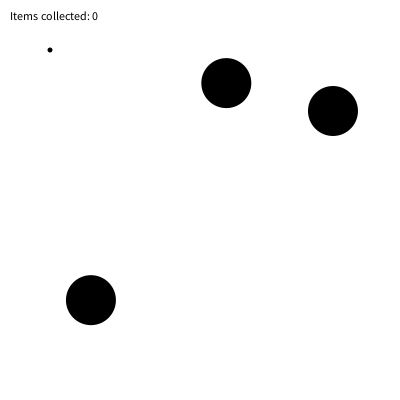
Frame 1 (no input)
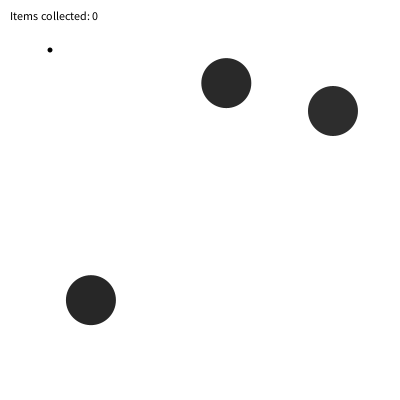
Frame 60 (the mouse pressed at the canvas centre just before this capture)
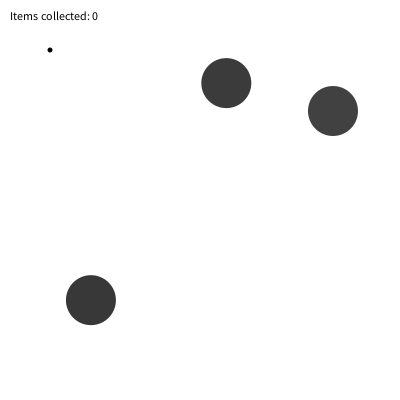
Frame 120 (the mouse held since frame 60 and released just before this capture)

The Processing sketch that drew these frames (run headless with seeded random() and noise(); from frame 60 on, the mouse is pressed at the canvas centre):

// Processing sketch: item_collecting3
// ── item_collecting3.pde
/*  
 item_collecting3
 Game Building Blocks for Processing
 (c) 2013–2017 Brad Tober [http://www.bradtober.com]
 Licensed under The MIT License
 */

boolean shape1 = true;                                           // whether shape1 is visible or not
boolean shape2 = true;                                           // whether shape2 is visible or not
boolean shape3 = true;                                           // whether shape3 is visible or not
float x1, x2, x3, y1, y2, y3;                                    // x and y positions of shapes
int shape1timer;                                                 // the length of time shape1 will remain alive, set randomly in setup()
int shape2timer;                                                 // the length of time shape2 will remain alive, set randomly in setup()
int shape3timer;                                                 // the length of time shape3 will remain alive, set randomly in setup()
float startTime;                                                 // the starting time for the timer
int radius = 25;                                                 // radius of shapes
int shapeCount = 0;                                              // counter to track how many shapes have been collected
int missedShapes = 0;                                            // counter to track how many shapes have disappeared without being collected

int playerX = 50;                                                // starting x position for the collector
int playerY = 50;                                                // starting y position for the collector
int incVal = 10;                                                 // number of pixels each key press will move the collector

void setup() {
  size(400, 400);
  smooth();
  noStroke();
  x1 = random(0, width - radius * 2);                            // set random initial x position for shape1
  x2 = random(0, width - radius * 2);                            // set random initial x position for shape2
  x3 = random(0, width - radius * 2);                            // set random initial x position for shape3
  y1 = random(0, height - radius * 2);                           // set random initial y position for shape1
  y2 = random(0, height - radius * 2);                           // set random initial y position for shape2
  y3 = random(0, height - radius * 2);                           // set random initial y position for shape3
  shape1timer = int(random(10000, 20000));                       // set a random length of time shape1 will be alive, from 10 to 20 seconds
  shape2timer = int(random(10000, 20000));                       // set a random length of time shape2 will be alive, from 10 to 20 seconds
  shape3timer = int(random(10000, 20000));                       // set a random length of time shape2 will be alive, from 10 to 20 seconds
  startTime = millis();                                          // start the timer
  println("Use the keyboard to collect all three shapes before they fade away!");
}

void draw() {
  background(255);
  if (shape1) {                                                  // if shape1 is visible
    if (millis() - startTime < shape1timer) {                    // if shape1 is still alive
      fill((((millis() - startTime)/shape1timer)) * 255);        // set the fill value proportional to the amount of life left
    } else {                                                     // otherwise, when time is up
      fill(255);
      shape1 = false;                                            // shape1 should no longer be visible
      missedShapes++;                                            // increase the number of missed shapes
    }
    ellipse(x1, y1, radius * 2, radius * 2);                     // draw shape1
    if (playerX > x1 - radius && playerX < x1 + radius && playerY > y1 - radius && playerY < y1 + radius) {              // if the collector intersects shape1
      shape1 = false;                                            // hide shape1 because it has been collected
      shapeCount++;                                              // increase the number of shapes collected
    }
  }
  if (shape2) {                                                  // if shape2 is visible
    if (millis() - startTime < shape2timer) {                    // if shape2 is still alive
      fill((((millis() - startTime)/shape2timer)) * 255);        // set the fill value proportional to the amount of life left
    } else {                                                     // otherwise, when time is up
      fill(255);
      shape2 = false;                                            // shape2 should no longer be visible
      missedShapes++;                                            // increase the number of missed shapes
    }
    ellipse(x2, y2, radius * 2, radius * 2);                     // draw shape2
    if (playerX > x2 - radius && playerX < x2 + radius && playerY > y2 - radius && playerY < y2 + radius) {              // if the collector intersects shape2
      shape2 = false;                                            // hide shape2 because it has been collected
      shapeCount++;                                              // increase the number of shapes collected
    }
  }
  if (shape3) {                                                  // if shape3 is visible
    if (millis() - startTime < shape3timer) {                    // if shape3 is still alive
      fill((((millis() - startTime)/shape3timer)) * 255);        // set the fill value proportional to the amount of life left
    } else {                                                     // otherwise, when time is up
      fill(255);
      shape3 = false;                                            // shape3 should no longer be visible
      missedShapes++;                                            // increase the number of missed shapes
    }
    ellipse(x3, y3, radius * 2, radius * 2);                     // draw shape3
    if (playerX > x3 - radius && playerX < x3 + radius && playerY > y3 - radius && playerY < y3 + radius) {              // if the collector intersects shape3
      shape3 = false;                                            // hide shape3 because it has been collected
      shapeCount++;                                              // increase the number of shapes collected
    }
  }
  fill(0);
  ellipse(playerX, playerY, 5, 5);                               // draw the collector
  if (shapeCount + missedShapes < 3) {                           // if fewer than 3 shapes have been collected and there are still shapes that the player hasn't missed
    text("Items collected: " + shapeCount, 10, 20);              // display the number of shapes collected
  } else if (missedShapes > 0 && shapeCount + missedShapes == 3) {
    text("Game over!", 10, 20);                                  // otherwise the player loses
  } else {
    text("You win!", 10, 20);                                    // otherwise the player wins
  }
}

void keyPressed() {
  if (key == CODED) {
    if (keyCode == UP) {                                         // if the player presses the up key
      playerY -= incVal;                                         // move the collector up by decreasing the playerY value by incVal
      if (playerY < 0) {                                         // don't let the collector move off the top of the window
        playerY = 0;
      }
    }
    if (keyCode == DOWN) {                                       // if the player presses the down key
      playerY += incVal;                                         // move the collector down by increasing the playerY value by incVal
      if (playerY > height) {                                    // don't let the collector move off the bottom of the window
        playerY = height;
      }
    }
    if (keyCode == LEFT) {                                       // if the player presses the left key
      playerX -= incVal;                                         // move the collector left by decreasing the playerX value by incVal
      if (playerX < 0) {                                         // don't let the collector move off the left side of the window
        playerX = 0;
      }
    }
    if (keyCode == RIGHT) {                                      // if the player presses the right key
      playerX += incVal;                                         // move the collector right by increasing the playerX value by incVal
      if (playerX > width) {                                     // don't let the collector move off the right side of the window
        playerX = width;
      }
    }
  }
}
